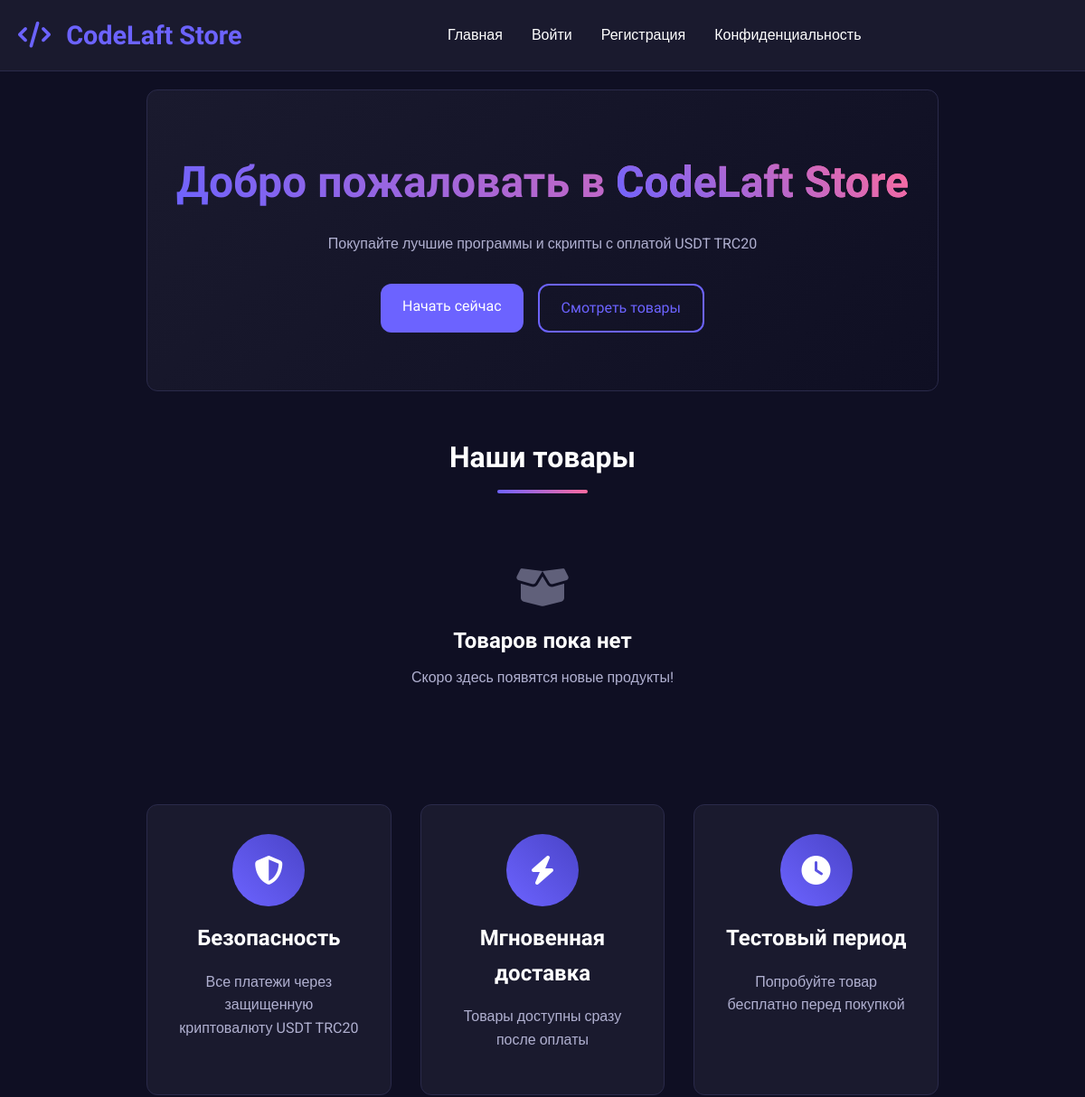
Before: / (upper part) with the older database file.
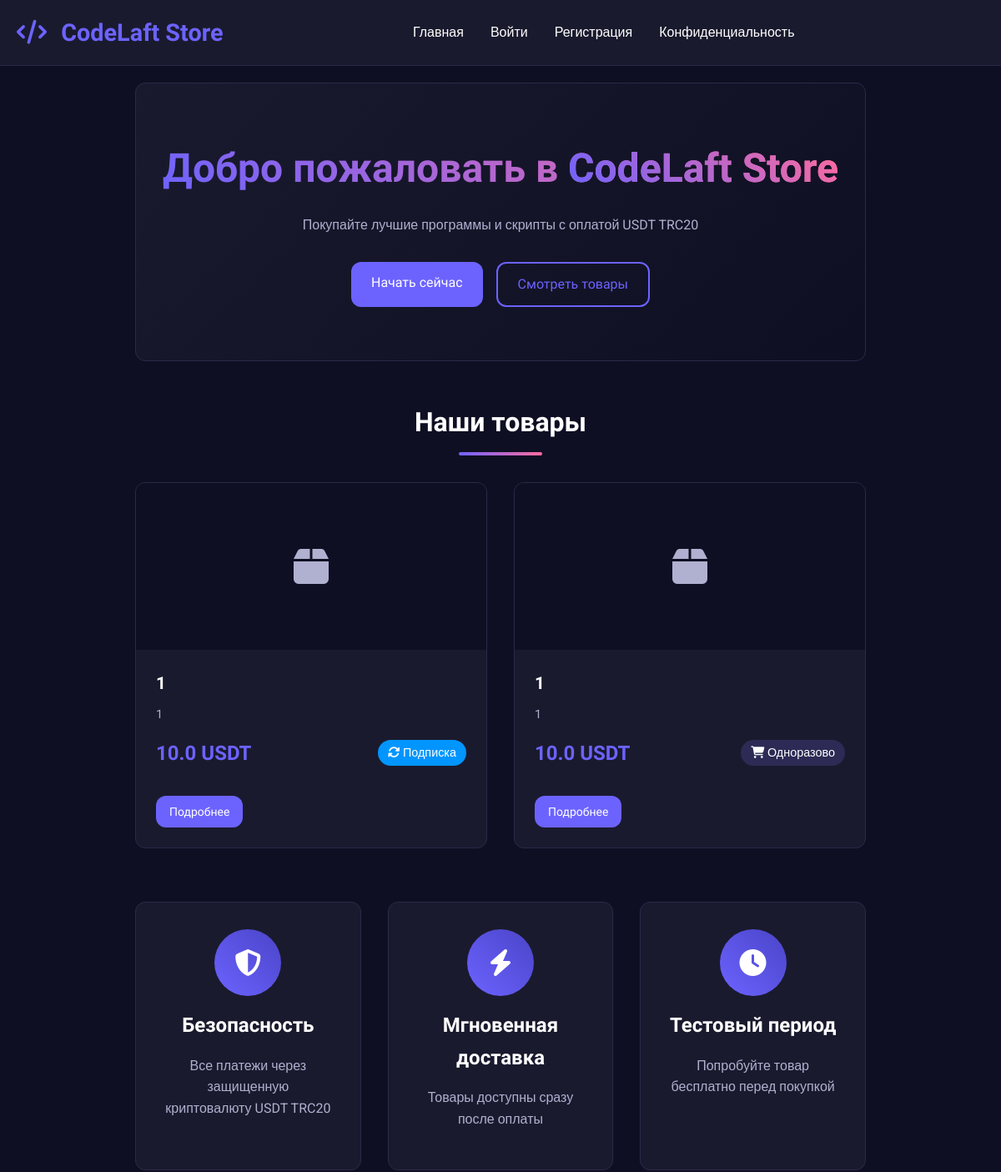
After: the same page with the newer database file.
### app.py (models this page shows)
class Product(db.Model):
    id = db.Column(db.Integer, primary_key=True)
    name = db.Column(db.String(200), nullable=False)
    description = db.Column(db.Text, nullable=False)
    price = db.Column(db.Float, nullable=False)
    original_price = db.Column(db.Float)  # Цена без скидки
    price_type = db.Column(db.String(20), nullable=False)  # 'one_time' or 'subscription' or 'trial'
    subscription_days = db.Column(db.Integer, default=30)  # For subscription products
    trial_days = db.Column(db.Integer, default=7)  # Для тестового периода
    quantity = db.Column(db.Integer, default=1)
    image_filename = db.Column(db.String(200))
    form_fields = db.Column(db.Text)  # JSON string with form fields
    is_active = db.Column(db.Boolean, default=True)
    is_trial = db.Column(db.Boolean, default=False)  # Флаг тестового товара
    max_trial_per_user = db.Column(db.Integer, default=1)  # Максимум тестовых периодов на пользователя
    created_at = db.Column(db.DateTime, default=datetime.utcnow)
    reviews = db.relationship('Review', backref='product', lazy=True, cascade='all, delete-orphan')
    promocodes = db.relationship('Promocode', backref='product', lazy=True, cascade='all, delete-orphan')

### app.py (the view)
@app.route('/')
def index():
    products = Product.query.filter_by(is_active=True).all()
    for product in products:
        promocode = Promocode.query.filter(
            Promocode.product_id == product.id,
            Promocode.is_active == True,
            Promocode.valid_from <= datetime.utcnow(),
            (Promocode.valid_until == None) | (Promocode.valid_until >= datetime.utcnow())
        ).first()
        if promocode:
            product.has_discount = True
            product.discounted_price = calculate_discounted_price(product.price, promocode)
            product.discount_percent = int(promocode.discount_value) if promocode.discount_type == 'percentage' else None
        else:
            product.has_discount = False
            product.discounted_price = product.price
        if current_user.is_authenticated and product.price_type == 'trial':
            can_trial, message = can_user_get_trial(current_user.id, product.id)
            product.can_get_trial = can_trial
            product.trial_message = message
        else:
            product.can_get_trial = False
    return render_template('index.html', products=products)

### app.py (called while the page is built)
@app.context_processor
def inject_now():
    return {'now': datetime.utcnow()}

@app.context_processor
def inject_now():
    return {'now': datetime.utcnow(), 'timedelta': timedelta}

@app.before_request
def start_payment_monitor_once():
    global _monitor_started
    if not _monitor_started:
        _monitor_started = True
        monitor_thread = threading.Thread(target=TronPaymentVerifier.start_payment_monitor, daemon=True)
        monitor_thread.start()
        print("Payment monitor started")

### templates/index.html (shortened to what this page needs)
{% extends "base.html" %}
{% block content %}
<div class="hero">
    <div class="hero-content">
        <h1>Добро пожаловать в <span class="gradient-text">CodeLaft Store</span></h1>
        <p>Покупайте лучшие программы и скрипты с оплатой USDT TRC20</p>
        {% if not current_user.is_authenticated %}
            <div class="hero-buttons">
                <a href="{{ url_for('register') }}" class="btn btn-primary">Начать сейчас</a>
                <a href="#products" class="btn btn-secondary">Смотреть товары</a>
            </div>
        {% endif %}
    </div>
</div>
<section id="products" class="products-section">
    <h2 class="section-title">Наши товары</h2>
    <div class="products-grid">
        {% for product in products %}
        <div class="product-card">
            {% if product.image_filename %}
            <img src="{{ url_for('download_file', filename=product.image_filename) }}" alt="{{ product.name }}">
            {% else %}
            <div class="product-image-placeholder">
                <i class="fas fa-box"></i>
            </div>
            {% endif %}
            <div class="product-info">
                <h3>{{ product.name }}</h3>
                <p class="product-description">{{ product.description[:100] }}{% if product.description|length > 100 %}...{% endif %}</p>
                <div class="product-meta">
                    {% if product.price_type == 'trial' %}
                        <span class="price free-text">БЕСПЛАТНО</span>
                        <span class="type trial-badge">
                            <i class="fas fa-clock"></i> Тестовый период
                        </span>
                    {% else %}
                        {% if product.has_discount %}
                            <div class="price-with-discount-small">
                                <span class="old-price-small">{{ product.price }} USDT</span>
                                <span class="price">{{ product.discounted_price }} USDT</span>
                            </div>
                        {% else %}
                            <span class="price">{{ product.price }} USDT</span>
                        {% endif %}
                        <span class="type {{ product.price_type }}">
                            {% if product.price_type == 'subscription' %}
                                <i class="fas fa-sync-alt"></i> Подписка
                            {% else %}
                                <i class="fas fa-shopping-cart"></i> Одноразово
                            {% endif %}
                        </span>
                    {% endif %}
                </div>
                <div class="product-actions">
                    <a href="{{ url_for('product_detail', product_id=product.id) }}" class="btn btn-small">Подробнее</a>
                </div>
            </div>
        </div>
        {% endfor %}
    </div>
    {% if not products %}
    <div class="empty-state">
        <i class="fas fa-box-open"></i>
        <h3>Товаров пока нет</h3>
        <p>Скоро здесь появятся новые продукты!</p>
    </div>
    {% endif %}
</section>
<section class="features-section">
    <div class="features-grid">
        <div class="feature">
            <div class="feature-icon">
                <i class="fas fa-shield-alt"></i>
            </div>
            <h3>Безопасность</h3>
            <p>Все платежи через защищенную криптовалюту USDT TRC20</p>
        </div>
        <div class="feature">
            <div class="feature-icon">
                <i class="fas fa-bolt"></i>
            </div>
            <h3>Мгновенная доставка</h3>
            <p>Товары доступны сразу после оплаты</p>
        </div>
        <div class="feature">
            <div class="feature-icon">
                <i class="fas fa-clock"></i>
            </div>
            <h3>Тестовый период</h3>
            <p>Попробуйте товар бесплатно перед покупкой</p>
        </div>
    </div>
</section>
{% endblock %}

Changed rows visible on the page:
added Product: name "1", description "1", price "10.0", price_type "subscription" (drawn)
added Product: name "1", description "1", price "10.0", price_type "one_time" (drawn)
Other visible differences:
text no longer shown: "Товаров пока нет Скоро здесь появятся новые продукты!"
